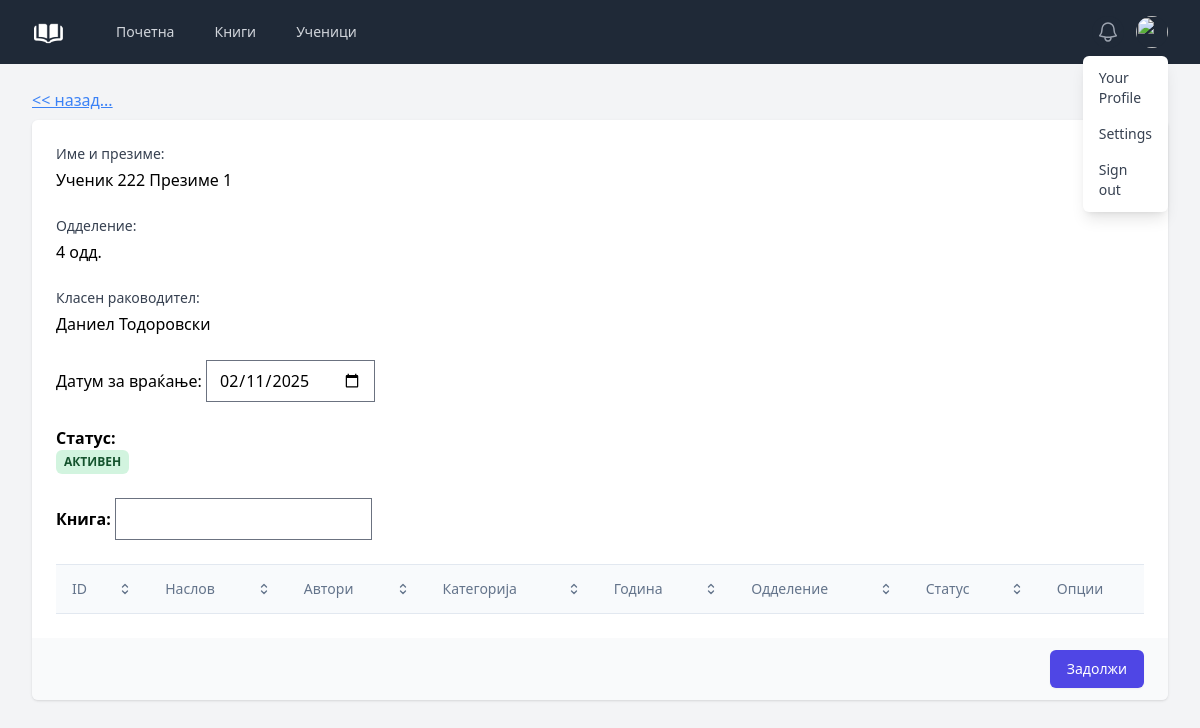
/biblioteka/zadolzi?id=1, run on the app's committed database.
### tables this page shows
CREATE TABLE `ucenici` (
  `id` int(11) NOT NULL,
  `bid` varchar(5) DEFAULT NULL,
  `ucenikIme` varchar(255) NOT NULL,
  `ucenikPrezime` varchar(255) NOT NULL,
  `ucenikEmail` varchar(255) DEFAULT NULL,
  `odd_id` int(11) NOT NULL,
  `klasen` varchar(255) NOT NULL,
  `stat` int(11) NOT NULL,
  `zabeleska` text NOT NULL
);

### controllers/zadolzi.php (called while the page is built, shortened)
<?php
$filepath = realpath (dirname(__FILE__));
$filepath = str_replace('controllers', '', $filepath);
require_once ($filepath."/Database.php");
$config = require($filepath.'/config.php');
$db = new Database($config['database']);
  $note = $db->query('select * from ucenici where id = :id', [
    'id' => $_GET['id']
])->findOrFail();
require "views/zadolzi.view.php";

### index.php (called while the page is built, shortened)
<?php
require 'functions.php';
require 'Database.php';
require 'router.php';

### functions.php (called while the page is built, shortened)
<?php
function realUrl($goTo = '/biblioteka/'){
    $uri = "/biblioteka/".$goTo;
    return $uri;
}

### config.php (called while the page is built)
<?php
return [
    'database' => [
        'host' => 'localhost',
        'port' => 3306,
        'dbname' => 'biblioteka',
        'charset' => 'utf8mb4'
    ],
];

### Database.php (called while the page is built, shortened)
<?php
class Database
{
    public $connection;
    public $statement;
    public function __construct($config, $username = 'root', $password = '')
    {
        $dsn = 'mysql:' . http_build_query($config, '', ';');
        $this->connection = new PDO($dsn, $username, $password, [
            PDO::ATTR_DEFAULT_FETCH_MODE => PDO::FETCH_ASSOC
        ]);
    }
    public function query($query, $params = [])
    {
        $this->statement = $this->connection->prepare($query);
        $this->statement->execute($params);
        return $this;
    }
    public function find()
    {
        return $this->statement->fetch();
    }
    public function findOrFail()
    {
        $result = $this->find();
        return $result;
    }
}

### views/zadolzi.view.php (the view, shortened to what this page needs)
<?php
require('partials/head.php') ?>
<?php require('partials/nav.php') ?>
<main>
    <div class="mx-auto max-w-7xl py-6 sm:px-6 lg:px-8">
        <div class="md:grid md:grid-cols-3 md:gap-6">
            <div class="mt-5 md:col-span-5 md:mt-0">
            <p class="mb-2">
            <a href="<?= realUrl('korisnici') ?>" class="text-blue-500 underline"><< назад...</a>
        </p>
                <form method="POST" enctype="multipart/form-data">
                    <div class="shadow sm:overflow-hidden sm:rounded-md">
                        <div class="space-y-6 bg-white px-4 py-5 sm:p-6">
                            <div>
                                    <label
                                        for="imeKniga"
                                        class="block text-sm font-medium text-gray-700"
                                    >Име и презиме:</label>
                                    <div class="mt-1">
                                        <?= htmlspecialchars($note['ucenikIme']) ?> <?= htmlspecialchars($note['ucenikPrezime']) ?>
                                    </div>
                            </div>
                            <div>
                                <label
                                    for="imeKniga"
                                    class="block text-sm font-medium text-gray-700"
                                >Одделение:</label>
                                <div class="mt-1">
                                <?= htmlspecialchars($note['odd_id']) ?> одд.
                                </div>
                            </div>
                            <div>
                                <label
                                    for="imeKniga"
                                    class="block text-sm font-medium text-gray-700"
                                >Класен раководител:</label>
                                <div class="mt-1">
                                <?= htmlspecialchars($note['klasen']) ?>
                                </div>
                            </div>
                            <label for="dase_vrati">Датум за враќање:</label>
                            <input type="date" id="dase_vrati" name="dase_vrati" value="<?= date('Y-m-d', strtotime('+30 days')) ?>">
                            <div class="w-max">
                                <b>Статус: </b>
                                <?php
                                    if($note['stat'] === 0){
                                        echo "<div
                                        class='relative grid items-center px-2 py-1 font-sans text-xs font-bold text-green-900 uppercase rounded-md select-none whitespace-nowrap bg-green-500/20'>
                                        <span class=''>Активен</span>
                                        </div>";
                                    }else if($note['stat'] === 1){
                                        echo "<div
                                        class='relative grid items-center px-2 py-1 font-sans text-xs font-bold text-green-900 uppercase rounded-md select-none whitespace-nowrap bg-yellow-500/20'>
                                        <span class=''>Неактивен</span>
                                        </div>";
                                    }else if($note['stat'] === 2){
                                        echo "<div
                                        class='relative grid items-center px-2 py-1 font-sans text-xs font-bold text-green-900 uppercase rounded-md select-none whitespace-nowrap bg-red-500/20'>
                                        <span class=''>Баниран</span>
                                        </div>";
                                    }
                                ?>
                            </div>
                                <b>Книга: </b>
                                    <input type="text" id="search_text" onkeyup="getStates(this.value)">
                                <div class="p-0">
                                        <table class="w-full mt-4 text-left table-auto ">
                                            <thead>
                                            <tr>
                                                <th
                                                        class="p-4 transition-colors cursor-pointer border-y border-slate-200 bg-slate-50 hover:bg-slate-100">
                                                    <p
                                                            class="flex items-center justify-between gap-2 font-sans text-sm font-normal leading-none text-slate-500">
                                                        ID
                                                        <svg xmlns="http://www.w3.org/2000/svg" fill="none" viewBox="0 0 24 24" stroke-width="2"
                                                             stroke="currentColor" aria-hidden="true" class="w-4 h-4">
                                                            <path stroke-linecap="round" stroke-linejoin="round"
                                                                  d="M8.25 15L12 18.75 15.75 15m-7.5-6L12 5.25 15.75 9"></path>
                                                        </svg>
                                                    </p>
                                                </th>
                                                <th
                                                        class="p-4 transition-colors cursor-pointer border-y border-slate-200 bg-slate-50 hover:bg-slate-100">
                                                    <p
                                                            class="flex items-center justify-between gap-2 font-sans text-sm font-normal leading-none text-slate-500">
                                                        Наслов
                                                        <svg xmlns="http://www.w3.org/2000/svg" fill="none" viewBox="0 0 24 24" stroke-width="2"
                                                             stroke="currentColor" aria-hidden="true" class="w-4 h-4">
                                                            <path stroke-linecap="round" stroke-linejoin="round"
                                                                  d="M8.25 15L12 18.75 15.75 15m-7.5-6L12 5.25 15.75 9"></path>
                                                        </svg>
                                                    </p>
                                                </th>
                                                <th
                                                        class="p-4 transition-colors cursor-pointer border-y border-slate-200 bg-slate-50 hover:bg-slate-100">
                                                    <p
                                                            class="flex items-center justify-between gap-2 font-sans text-sm  font-normal leading-none text-slate-500">
                                                        Автори
                                                        <svg xmlns="http://www.w3.org/2000/svg" fill="none" viewBox="0 0 24 24" stroke-width="2"
                                                             stroke="currentColor" aria-hidden="true" class="w-4 h-4">
                                                            <path stroke-linecap="round" stroke-linejoin="round"
                                                                  d="M8.25 15L12 18.75 15.75 15m-7.5-6L12 5.25 15.75 9"></path>
                                                        </svg>
                                                    </p>
                                                </th>
                                                <th
                                                        class="p-4 transition-colors cursor-pointer border-y border-slate-200 bg-slate-50 hover:bg-slate-100">
                                                    <p
                                                            class="flex items-center justify-between gap-2 font-sans text-sm  font-normal leading-none text-slate-500">
                                                        Категорија
                                                        <svg xmlns="http://www.w3.org/2000/svg" fill="none" viewBox="0 0 24 24" stroke-width="2"
                                                             stroke="currentColor" aria-hidden="true" class="w-4 h-4">
                                                            <path stroke-linecap="round" stroke-linejoin="round"
                                                                  d="M8.25 15L12 18.75 15.75 15m-7.5-6L12 5.25 15.75 9"></path>
                                                        </svg>
                                                    </p>
                                                </th>
                                                <th
                                                        class="p-4 transition-colors cursor-pointer border-y border-slate-200 bg-slate-50 hover:bg-slate-100">
                                                    <p
                                                            class="flex items-center justify-between gap-2 font-sans text-sm  font-normal leading-none text-slate-500">
                                                        Година
                                                        <svg xmlns="http://www.w3.org/2000/svg" fill="none" viewBox="0 0 24 24" stroke-width="2"
                                                             stroke="currentColor" aria-hidden="true" class="w-4 h-4">
                                                            <path stroke-linecap="round" stroke-linejoin="round"
                                                                  d="M8.25 15L12 18.75 15.75 15m-7.5-6L12 5.25 15.75 9"></path>
                                                        </svg>
                                                    </p>
                                                </th>
                                                <th
                                                        class="p-4 transition-colors cursor-pointer border-y border-slate-200 bg-slate-50 hover:bg-slate-100">
                                                    <p
                                                            class="flex items-center justify-between gap-2 font-sans text-sm  font-normal leading-none text-slate-500">
                                                        Одделение
                                                        <svg xmlns="http://www.w3.org/2000/svg" fill="none" viewBox="0 0 24 24" stroke-width="2"
                                                             stroke="currentColor" aria-hidden="true" class="w-4 h-4">
                                                            <path stroke-linecap="round" stroke-linejoin="round"
                                                                  d="M8.25 15L12 18.75 15.75 15m-7.5-6L12 5.25 15.75 9"></path>
                                                        </svg>
                                                    </p>
                                                </th>
                                                <th
                                                        class="p-4 transition-colors cursor-pointer border-y border-slate-200 bg-slate-50 hover:bg-slate-100">
                                                    <p
                                                            class="flex items-center justify-between gap-2 font-sans text-sm  font-normal leading-none text-slate-500">
                                                        Статус
                                                        <svg xmlns="http://www.w3.org/2000/svg" fill="none" viewBox="0 0 24 24" stroke-width="2"
                                                             stroke="currentColor" aria-hidden="true" class="w-4 h-4">
                                                            <path stroke-linecap="round" stroke-linejoin="round"
                                                                  d="M8.25 15L12 18.75 15.75 15m-7.5-6L12 5.25 15.75 9"></path>
                                                        </svg>
                                                    </p>
                                                </th>
                                                <th
                                                        class="p-4 transition-colors cursor-pointer border-y border-slate-200 bg-slate-50 hover:bg-slate-100">
                                                    <p
                                                            class="flex items-center justify-between gap-2 font-sans text-sm  font-normal leading-none text-slate-500">Опции
                                                    </p>
                                                </th>
                                            </tr>
                                        </thead>
                                    </table>
                                </div>
                        </div>
                        <div class="bg-gray-50 px-4 py-3 text-right sm:px-6">
                            <button
                                type="submit"
                                class="inline-flex justify-center rounded-md border border-transparent bg-indigo-600 py-2 px-4 text-sm font-medium text-white shadow-sm hover:bg-indigo-700 focus:outline-none focus:ring-2 focus:ring-indigo-500 focus:ring-offset-2"
                            >
                                Задолжи
                            </button>
                        </div>
                    </div>
                </form>
            </div>
        </div>
    </div>
</main>
<?php require('partials/footer.php') ?>

### data on the page
ucenici: ucenikIme "Ученик 222", ucenikPrezime "Презиме 1", odd "4", klasen "Даниел Тодоровски"
